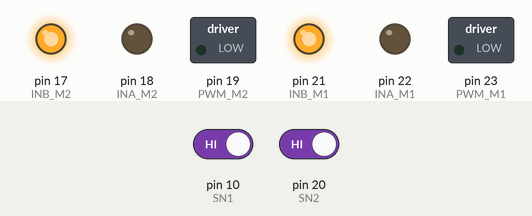
Simulated run of this sketch. Board: Arduino Mega 2560, built with avr-gcc and run on an emulated ATmega2560. Parts: switched loads named in the sketch (green lamp = pin HIGH), output pins drawn as LEDs (lit = HIGH). The inputs (shaded band) are chosen by the test bench; at power-on: pin 10 (SN1) HIGH, pin 20 (SN2) HIGH.

Above: at 18.0 s.
18.1 s: pin 10 (SN1) driven LOW
At 21.7 s:
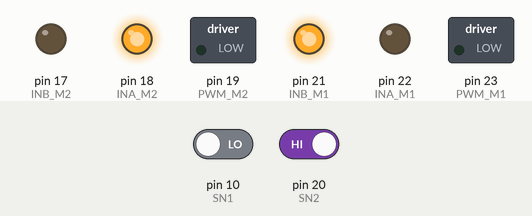
29.5 s: pin 20 (SN2) driven LOW
At 31.1 s:
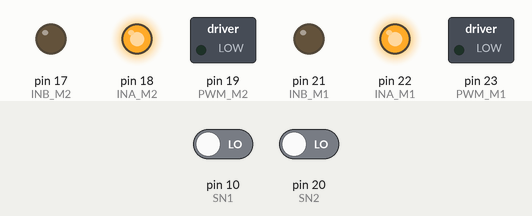
43.5 s: pin 10 (SN1) driven HIGH
At 52.4 s:
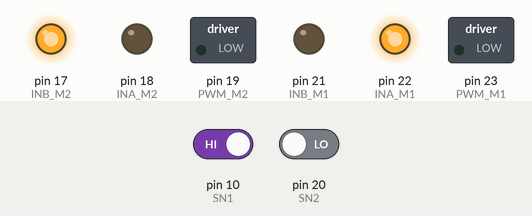
55.1 s: pin 20 (SN2) driven HIGH
At 64.8 s:
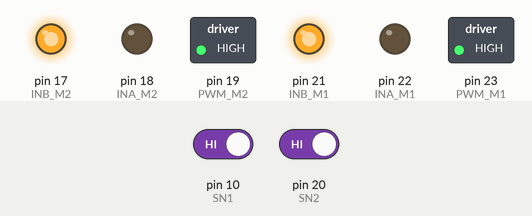
Timing chart, 0 to 70.1 s (numbered marks = the images above; inputs shaded):
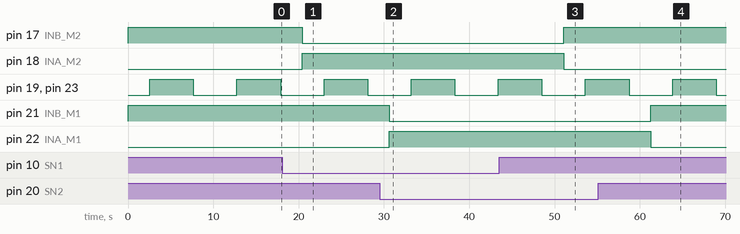

Measured:
- after the input at 18.1 s, pin 17 (INB_M2): HIGH → LOW after 2.3 s; pin 18 (INA_M2): LOW → HIGH after 2.3 s
- after the input at 29.5 s, pin 21 (INB_M1): HIGH → LOW after 1.1 s; pin 22 (INA_M1): LOW → HIGH after 1.1 s
- after the input at 43.5 s, pin 17 (INB_M2): LOW → HIGH after 7.6 s; pin 18 (INA_M2): HIGH → LOW after 7.6 s
- after the input at 55.1 s, pin 21 (INB_M1): LOW → HIGH after 6.2 s; pin 22 (INA_M1): HIGH → LOW after 6.2 s
- by itself, pin 19 (PWM_M2), pin 23 (PWM_M1): alternates HIGH for 5.1 s and LOW for 5.1 s

The sketch:

Robot_PWM_2_Motor_Fix_i.ino
```cpp
#define PWM_M1 23
#define INA_M1 22
#define INB_M1 21

#define PWM_M2 19
#define INA_M2 18
#define INB_M2 17

int SN1 = 10;
int SN2 = 20;
int S1 ;
int S2 ;

int i;

void setup() {
  pinMode(PWM_M1, OUTPUT);
  pinMode(INA_M1, OUTPUT);
  pinMode(INB_M1, OUTPUT);

  pinMode(PWM_M2, OUTPUT);
  pinMode(INA_M2, OUTPUT);
  pinMode(INB_M2, OUTPUT);

  pinMode(SN1, INPUT);
  pinMode(SN2, INPUT);

}

void loop() {

  S1 = digitalRead(SN1);
  S2 = digitalRead(SN2);

  if(S1 == LOW && S2 == LOW){
     forward();
  }else if(S1 == HIGH && S2 == HIGH){
     backward();
  }else if(S1 == LOW && S2 == HIGH){
     turnleft();
  }else if(S1 == HIGH && S2 == LOW){
     turnright();
  }else{
    stopped();
  }

}

void stopped() {
  //Break ลอจิกสั่งเบรค
  digitalWrite(INA_M1, HIGH);
  digitalWrite(INB_M1, HIGH);
  digitalWrite(INA_M2, HIGH);
  digitalWrite(INB_M2, HIGH);
  delay(1000);    //หน่วงเวลา 1 วินาที
}

void forward() {
  //CW Run ลอจิกสั่งหมุนทิศทางที่ 1
  digitalWrite(INA_M1, HIGH);
  digitalWrite(INB_M1, LOW);
  digitalWrite(INA_M2, HIGH);
  digitalWrite(INB_M2, LOW);

  for (i = 0; i < 255; i++) { //ค่อยๆ เพิ่มความเร็ว จาก 0 ถึง 255
    analogWrite(PWM_M1, i);    // 0% Speed = 0, 100% Speed = 255
    analogWrite(PWM_M2, i);
    delay(20);
  }

  for (i = 255; i > 0; i--) { //ค่อยๆ ลดความเร็ว จาก 255 ถึง 0
    analogWrite(PWM_M1, i);    // 0% Speed = 0, 100% Speed = 255
    analogWrite(PWM_M2, i);
    delay(20);
  }
}

void backward() {
  //CCW Run ลอจิกสั่งหมุนทิศทางที่ 2
  digitalWrite(INA_M1, LOW);
  digitalWrite(INB_M1, HIGH);
  digitalWrite(INA_M2, LOW);
  digitalWrite(INB_M2, HIGH);

  for (i = 0; i < 255; i++) { //ค่อยๆ เพิ่มความเร็ว จาก 0 ถึง 255
    analogWrite(PWM_M1, i);    // 0% Speed = 0, 100% Speed = 255
    analogWrite(PWM_M2, i);
    delay(20);
  }

  for (i = 255; i > 0; i--) { //ค่อยๆ เพิ่มความเร็ว จาก 255 ถึง 0
    analogWrite(PWM_M1, i);    // 0% Speed = 0, 100% Speed = 255
    analogWrite(PWM_M2, i);
    delay(20);
  }
}

void turnleft() {
  //CCW Run ลอจิกสั่งหมุนทิศทางที่ 2
  digitalWrite(INA_M1, LOW);
  digitalWrite(INB_M1, HIGH);
  digitalWrite(INA_M2, HIGH);
  digitalWrite(INB_M2, LOW);

  for (i = 0; i < 255; i++) { //ค่อยๆ เพิ่มความเร็ว จาก 0 ถึง 255
    analogWrite(PWM_M1, i);    // 0% Speed = 0, 100% Speed = 255
    analogWrite(PWM_M2, i);
    delay(20);
  }

  for (i = 255; i > 0; i--) { //ค่อยๆ เพิ่มความเร็ว จาก 255 ถึง 0
    analogWrite(PWM_M1, i);    // 0% Speed = 0, 100% Speed = 255
    analogWrite(PWM_M2, i);
    delay(20);
  }
}

void turnright() {
  //CCW Run ลอจิกสั่งหมุนทิศทางที่ 2
  digitalWrite(INA_M1, HIGH);
  digitalWrite(INB_M1, LOW);
  digitalWrite(INA_M2, LOW);
  digitalWrite(INB_M2, HIGH);

  for (i = 0; i < 255; i++) { //ค่อยๆ เพิ่มความเร็ว จาก 0 ถึง 255
    analogWrite(PWM_M1, i);    // 0% Speed = 0, 100% Speed = 255
    analogWrite(PWM_M2, i);
    delay(20);
  }

  for (i = 255; i > 0; i--) { //ค่อยๆ เพิ่มความเร็ว จาก 255 ถึง 0
    analogWrite(PWM_M1, i);    // 0% Speed = 0, 100% Speed = 255
    analogWrite(PWM_M2, i);
    delay(20);
  }
}
```
